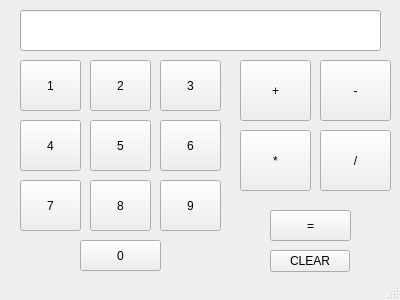
<?xml version="1.0" encoding="UTF-8"?>
<ui version="4.0">
 <class>MainWindow</class>
 <widget class="QMainWindow" name="MainWindow">
  <property name="geometry">
   <rect>
    <x>0</x>
    <y>0</y>
    <width>400</width>
    <height>300</height>
   </rect>
  </property>
  <property name="windowTitle">
   <string>MainWindow</string>
  </property>
  <widget class="QWidget" name="centralWidget">
   <widget class="QPushButton" name="satu">
    <property name="geometry">
     <rect>
      <x>20</x>
      <y>60</y>
      <width>61</width>
      <height>51</height>
     </rect>
    </property>
    <property name="text">
     <string>1</string>
    </property>
   </widget>
   <widget class="QPushButton" name="dua">
    <property name="geometry">
     <rect>
      <x>90</x>
      <y>60</y>
      <width>61</width>
      <height>51</height>
     </rect>
    </property>
    <property name="text">
     <string>2</string>
    </property>
   </widget>
   <widget class="QPushButton" name="tiga">
    <property name="geometry">
     <rect>
      <x>160</x>
      <y>60</y>
      <width>61</width>
      <height>51</height>
     </rect>
    </property>
    <property name="text">
     <string>3</string>
    </property>
   </widget>
   <widget class="QPushButton" name="enam">
    <property name="geometry">
     <rect>
      <x>160</x>
      <y>120</y>
      <width>61</width>
      <height>51</height>
     </rect>
    </property>
    <property name="text">
     <string>6</string>
    </property>
   </widget>
   <widget class="QPushButton" name="lima">
    <property name="geometry">
     <rect>
      <x>90</x>
      <y>120</y>
      <width>61</width>
      <height>51</height>
     </rect>
    </property>
    <property name="text">
     <string>5</string>
    </property>
   </widget>
   <widget class="QPushButton" name="empat">
    <property name="geometry">
     <rect>
      <x>20</x>
      <y>120</y>
      <width>61</width>
      <height>51</height>
     </rect>
    </property>
    <property name="text">
     <string>4</string>
    </property>
   </widget>
   <widget class="QPushButton" name="sembilan">
    <property name="geometry">
     <rect>
      <x>160</x>
      <y>180</y>
      <width>61</width>
      <height>51</height>
     </rect>
    </property>
    <property name="text">
     <string>9</string>
    </property>
   </widget>
   <widget class="QPushButton" name="delapan">
    <property name="geometry">
     <rect>
      <x>90</x>
      <y>180</y>
      <width>61</width>
      <height>51</height>
     </rect>
    </property>
    <property name="text">
     <string>8</string>
    </property>
   </widget>
   <widget class="QPushButton" name="tujuh">
    <property name="geometry">
     <rect>
      <x>20</x>
      <y>180</y>
      <width>61</width>
      <height>51</height>
     </rect>
    </property>
    <property name="text">
     <string>7</string>
    </property>
   </widget>
   <widget class="QPushButton" name="pushButton_10">
    <property name="geometry">
     <rect>
      <x>240</x>
      <y>60</y>
      <width>71</width>
      <height>61</height>
     </rect>
    </property>
    <property name="text">
     <string>+</string>
    </property>
   </widget>
   <widget class="QPushButton" name="pushButton_11">
    <property name="geometry">
     <rect>
      <x>320</x>
      <y>60</y>
      <width>71</width>
      <height>61</height>
     </rect>
    </property>
    <property name="text">
     <string>-</string>
    </property>
   </widget>
   <widget class="QPushButton" name="pushButton_12">
    <property name="geometry">
     <rect>
      <x>320</x>
      <y>130</y>
      <width>71</width>
      <height>61</height>
     </rect>
    </property>
    <property name="text">
     <string>/</string>
    </property>
   </widget>
   <widget class="QPushButton" name="pushButton_13">
    <property name="geometry">
     <rect>
      <x>240</x>
      <y>130</y>
      <width>71</width>
      <height>61</height>
     </rect>
    </property>
    <property name="text">
     <string>*</string>
    </property>
   </widget>
   <widget class="QPushButton" name="pushButton_14">
    <property name="geometry">
     <rect>
      <x>80</x>
      <y>240</y>
      <width>81</width>
      <height>31</height>
     </rect>
    </property>
    <property name="text">
     <string>0</string>
    </property>
   </widget>
   <widget class="QLineEdit" name="display_kal">
    <property name="geometry">
     <rect>
      <x>20</x>
      <y>10</y>
      <width>361</width>
      <height>41</height>
     </rect>
    </property>
   </widget>
   <widget class="QPushButton" name="sikat">
    <property name="geometry">
     <rect>
      <x>270</x>
      <y>210</y>
      <width>81</width>
      <height>31</height>
     </rect>
    </property>
    <property name="text">
     <string>=</string>
    </property>
   </widget>
   <widget class="QPushButton" name="hapus">
    <property name="geometry">
     <rect>
      <x>270</x>
      <y>250</y>
      <width>80</width>
      <height>22</height>
     </rect>
    </property>
    <property name="text">
     <string>CLEAR</string>
    </property>
   </widget>
   <zorder>satu</zorder>
   <zorder>dua</zorder>
   <zorder>tiga</zorder>
   <zorder>enam</zorder>
   <zorder>lima</zorder>
   <zorder>empat</zorder>
   <zorder>sembilan</zorder>
   <zorder>delapan</zorder>
   <zorder>tujuh</zorder>
   <zorder>pushButton_10</zorder>
   <zorder>pushButton_12</zorder>
   <zorder>pushButton_13</zorder>
   <zorder>pushButton_14</zorder>
   <zorder>display_kal</zorder>
   <zorder>pushButton_11</zorder>
   <zorder>sikat</zorder>
   <zorder>hapus</zorder>
  </widget>
  <widget class="QStatusBar" name="statusBar"/>
 </widget>
 <layoutdefault spacing="6" margin="11"/>
 <resources/>
 <connections/>
</ui>
